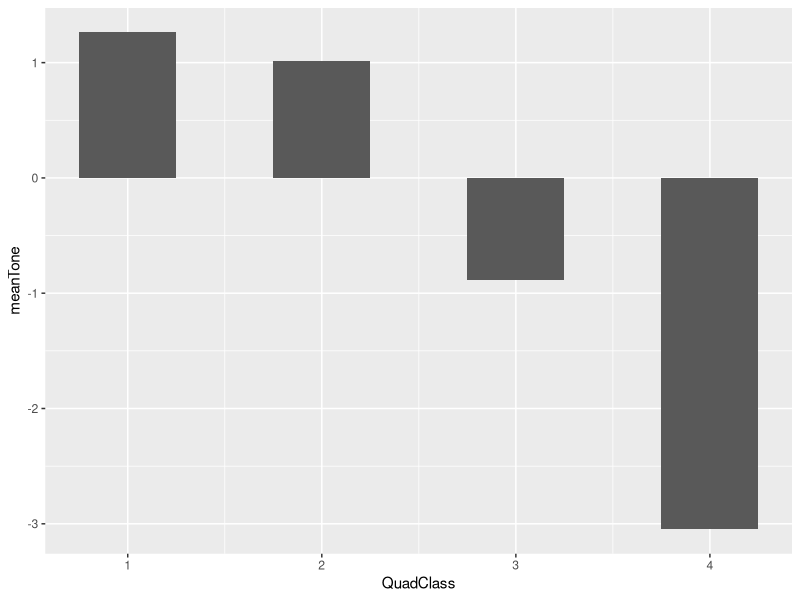
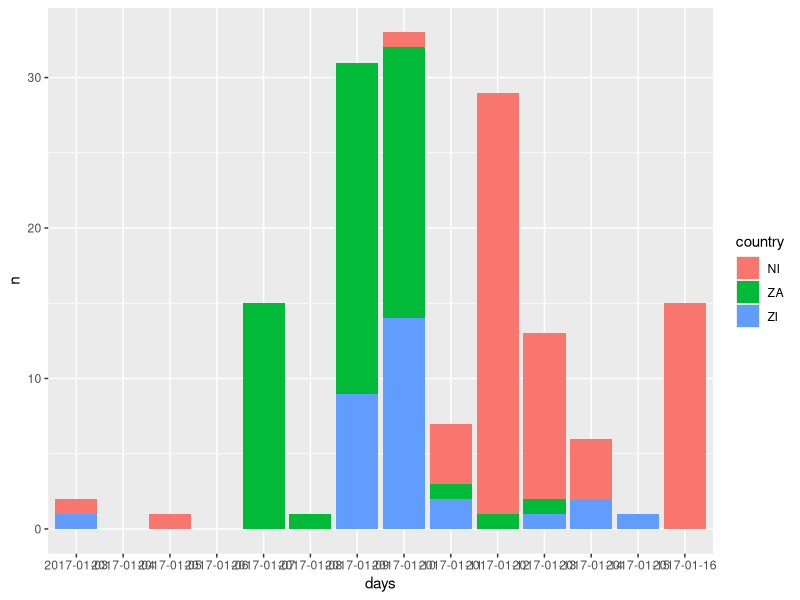
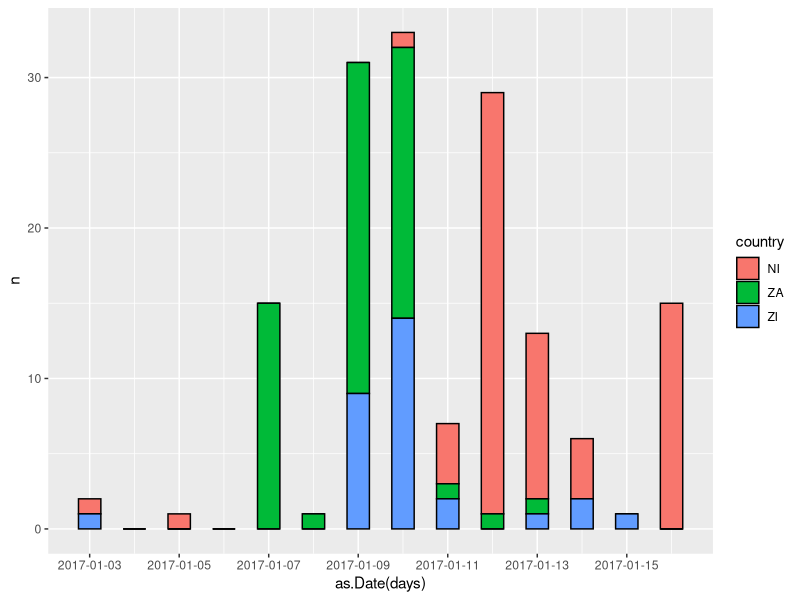
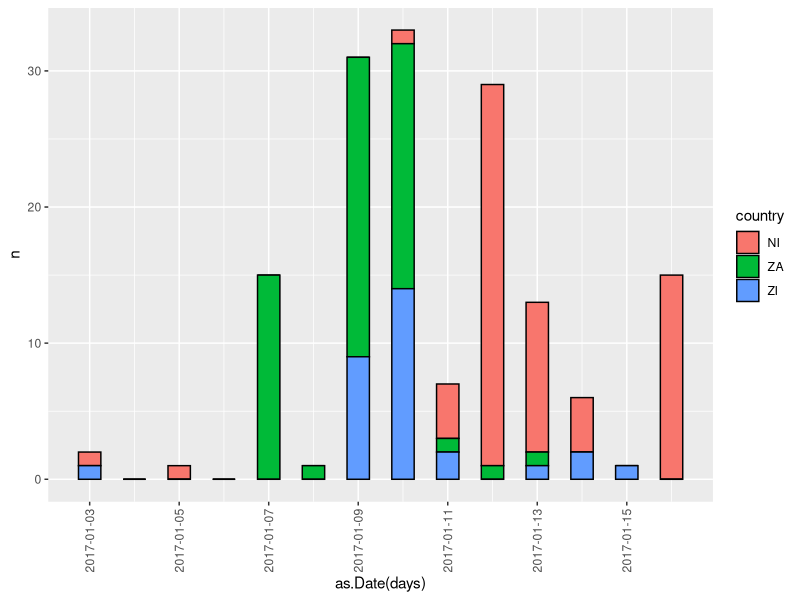
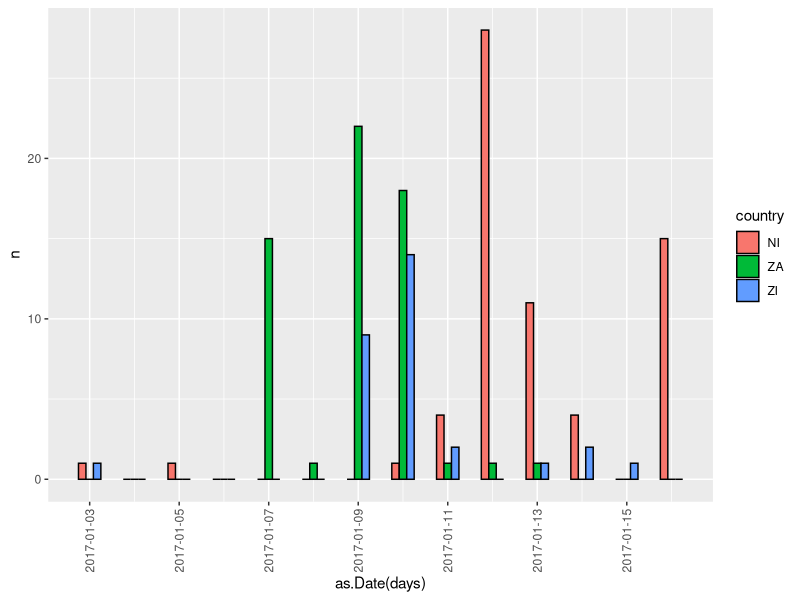
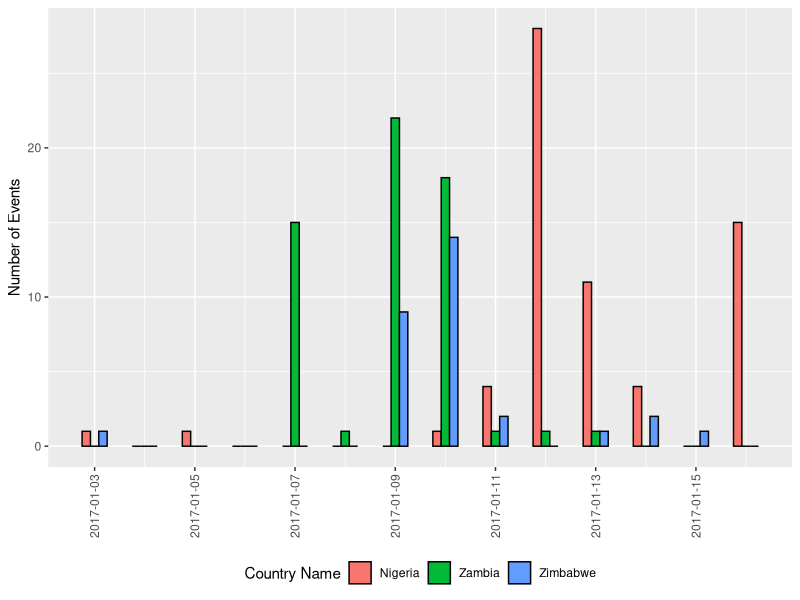
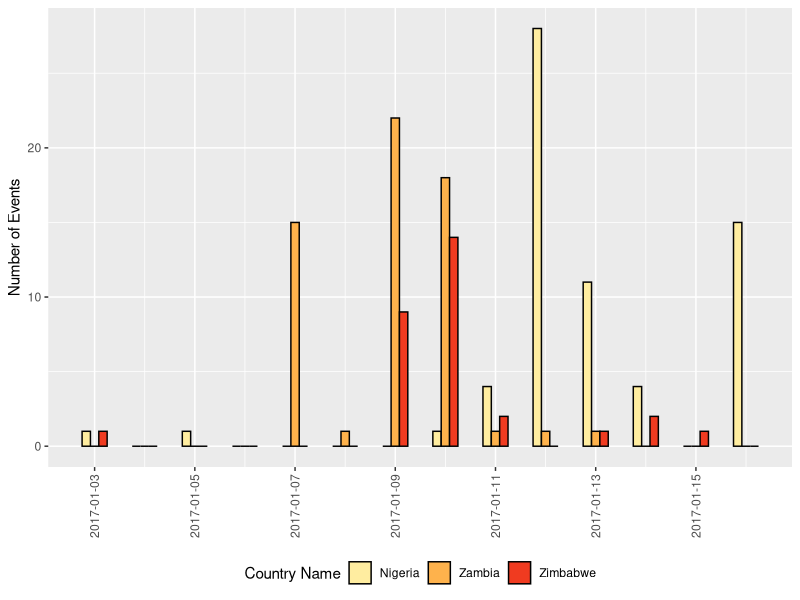

Write the R code that produced these figures, in order.
## ---- chunk 1
library(dplyr)
library(ggplot2)
library(scales)
subsahara_jan17 <- read.csv("subsahara_jan17.csv")
## ---- chunk 2
quadTone <- summarise(group_by(subsahara_jan17, QuadClass), meanTone = mean(AvgTone))

quadTone
## ---- chunk 3
ggplot(quadTone, aes(x = QuadClass, y = meanTone)) +
  geom_bar(stat = "identity", width = .5)
## ---- chunk 4
china_2weeks <- read.csv("china_2weeks.csv", stringsAsFactors = FALSE)

head(china_2weeks)

str(china_2weeks)
## ---- chunk 5
ggplot(china_2weeks, aes(x = days, y = n, fill = country))+
  geom_bar(stat = "identity")
## ---- chunk 6

dailybreaks <- seq(min(as.Date(china_2weeks$days)),
                   max(as.Date(china_2weeks$days)),
                   by="2 day")
## ---- chunk 7
ggplot(china_2weeks, aes(x = as.Date(days), y = n, fill = country)) +
  geom_bar(stat = "identity", width = .5, color = "black") +
  scale_x_date(breaks = dailybreaks)
## ---- chunk 8
ggplot(china_2weeks, aes(x = as.Date(days), y = n, fill = country)) +
  geom_bar(stat = "identity", width = .5, color = "black") +
  scale_x_date(breaks = dailybreaks) +
  theme(axis.text.x = element_text(angle = 90, hjust= .5, vjust= .5))
## ---- chunk 9
ggplot(china_2weeks, aes(x = as.Date(days), y = n, fill = country)) +
  geom_bar(stat = "identity", width = .5, color = "black", position = "dodge") +
  scale_x_date(breaks = dailybreaks) +
  theme(axis.text.x = element_text(angle = 90, hjust= .5, vjust= .5))

## ---- chunk 10
ggplot(china_2weeks, aes(x = as.Date(days), y = n, fill = country))+
  geom_bar(stat = "identity", position = "dodge", width = .5, color = "black")+
  scale_x_date(breaks = dailybreaks) +
  theme(axis.text.x = element_text(angle = 90, hjust= .5, vjust= .5)) +
  theme(axis.title.x = element_blank()) +
  ylab("Number of Events") +
  theme(legend.position = "bottom")+
  labs(fill = "Country Name") +
  scale_fill_discrete(labels = c("Nigeria","Zambia","Zimbabwe"))
## ---- chunk 11
ggplot(china_2weeks, aes(x = as.Date(days), y = n, fill = country))+
  geom_bar(stat = "identity", position = "dodge", width = .5, color = "black")+
  scale_x_date(breaks = dailybreaks) +
  theme(axis.text.x = element_text(angle = 90, hjust= .5, vjust= .5)) +
  theme(axis.title.x = element_blank()) +
  ylab("Number of Events") +
  theme(legend.position = "bottom")+
  labs(fill = "Country Name") +
  scale_fill_brewer(palette = "YlOrRd",labels = c("Nigeria","Zambia","Zimbabwe"))
